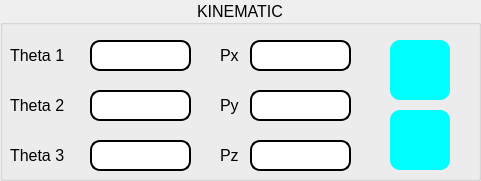
     <widget class="QGroupBox" name="groupBox_KINEMATIC">
      <property name="enabled">
       <bool>true</bool>
      </property>
      <property name="geometry">
       <rect>
        <x>250</x>
        <y>80</y>
        <width>481</width>
        <height>181</height>
       </rect>
      </property>
      <property name="maximumSize">
       <size>
        <width>16777210</width>
        <height>16777210</height>
       </size>
      </property>
      <property name="font">
       <font>
        <pointsize>12</pointsize>
        <weight>50</weight>
        <bold>false</bold>
       </font>
      </property>
      <property name="layoutDirection">
       <enum>Qt::LeftToRight</enum>
      </property>
      <property name="title">
       <string>KINEMATIC</string>
      </property>
      <property name="alignment">
       <set>Qt::AlignCenter</set>
      </property>
      <property name="flat">
       <bool>false</bool>
      </property>
      <property name="checkable">
       <bool>false</bool>
      </property>
      <widget class="QPushButton" name="pushButton_FK">
       <property name="geometry">
        <rect>
         <x>390</x>
         <y>40</y>
         <width>60</width>
         <height>60</height>
        </rect>
       </property>
       <property name="font">
        <font>
         <pointsize>12</pointsize>
        </font>
       </property>
       <property name="styleSheet">
        <string notr="true">QPushButton{
border-radius: 10px;
background-color: #00ffff;
}

QPushButton:pressed {
    padding-top: 5px;
    padding-left: 5px;
}
</string>
       </property>
       <property name="text">
        <string/>
       </property>
       <property name="icon">
        <iconset>
         <normaloff>../Icon/Forward.png</normaloff>../Icon/Forward.png</iconset>
       </property>
       <property name="iconSize">
        <size>
         <width>50</width>
         <height>50</height>
        </size>
       </property>
      </widget>
      <widget class="QLabel" name="label_19">
       <property name="geometry">
        <rect>
         <x>10</x>
         <y>40</y>
         <width>81</width>
         <height>31</height>
        </rect>
       </property>
       <property name="font">
        <font>
         <pointsize>12</pointsize>
        </font>
       </property>
       <property name="text">
        <string>&lt;html&gt;&lt;head/&gt;&lt;body&gt;&lt;p&gt;Theta 1&lt;/p&gt;&lt;/body&gt;&lt;/html&gt;</string>
       </property>
      </widget>
      <widget class="QLabel" name="label_4">
       <property name="geometry">
        <rect>
         <x>220</x>
         <y>40</y>
         <width>31</width>
         <height>31</height>
        </rect>
       </property>
       <property name="font">
        <font>
         <pointsize>12</pointsize>
        </font>
       </property>
       <property name="text">
        <string>&lt;html&gt;&lt;head/&gt;&lt;body&gt;&lt;p&gt;Px&lt;/p&gt;&lt;/body&gt;&lt;/html&gt;</string>
       </property>
      </widget>
      <widget class="QLineEdit" name="lineEdit_theta3">
       <property name="geometry">
        <rect>
         <x>90</x>
         <y>140</y>
         <width>101</width>
         <height>31</height>
        </rect>
       </property>
       <property name="font">
        <font>
         <pointsize>12</pointsize>
        </font>
       </property>
       <property name="styleSheet">
        <string notr="true">QLineEdit{
border: 2px solid rgb(0, 0, 0);
border-radius: 10px;
}</string>
       </property>
       <property name="text">
        <string/>
       </property>
      </widget>
      <widget class="QLineEdit" name="lineEdit_theta2">
       <property name="geometry">
        <rect>
         <x>90</x>
         <y>90</y>
         <width>101</width>
         <height>31</height>
        </rect>
       </property>
       <property name="font">
        <font>
         <pointsize>12</pointsize>
        </font>
       </property>
       <property name="styleSheet">
        <string notr="true">QLineEdit{
border: 2px solid rgb(0, 0, 0);
border-radius: 10px;
}</string>
       </property>
       <property name="text">
        <string/>
       </property>
      </widget>
      <widget class="QLineEdit" name="lineEdit_theta1">
       <property name="geometry">
        <rect>
         <x>90</x>
         <y>40</y>
         <width>101</width>
         <height>31</height>
        </rect>
       </property>
       <property name="font">
        <font>
         <pointsize>12</pointsize>
        </font>
       </property>
       <property name="styleSheet">
        <string notr="true">QLineEdit{
border: 2px solid rgb(0, 0, 0);
border-radius: 10px;
}</string>
       </property>
       <property name="text">
        <string/>
       </property>
       <property name="placeholderText">
        <string/>
       </property>
      </widget>
      <widget class="QLineEdit" name="lineEdit_Px">
       <property name="geometry">
        <rect>
         <x>250</x>
         <y>40</y>
         <width>101</width>
         <height>31</height>
        </rect>
       </property>
       <property name="font">
        <font>
         <pointsize>12</pointsize>
        </font>
       </property>
       <property name="styleSheet">
        <string notr="true">QLineEdit{
border: 2px solid rgb(0, 0, 0);
border-radius: 10px;
}</string>
       </property>
       <property name="text">
        <string/>
       </property>
      </widget>
      <widget class="QLabel" name="label_21">
       <property name="geometry">
        <rect>
         <x>10</x>
         <y>140</y>
         <width>81</width>
         <height>31</height>
        </rect>
       </property>
       <property name="font">
        <font>
         <pointsize>12</pointsize>
        </font>
       </property>
       <property name="text">
        <string>&lt;html&gt;&lt;head/&gt;&lt;body&gt;&lt;p&gt;Theta 3&lt;/p&gt;&lt;/body&gt;&lt;/html&gt;</string>
       </property>
      </widget>
      <widget class="QLabel" name="label_20">
       <property name="geometry">
        <rect>
         <x>10</x>
         <y>90</y>
         <width>81</width>
         <height>31</height>
        </rect>
       </property>
       <property name="font">
        <font>
         <pointsize>12</pointsize>
        </font>
       </property>
       <property name="text">
        <string>&lt;html&gt;&lt;head/&gt;&lt;body&gt;&lt;p&gt;Theta 2&lt;/p&gt;&lt;/body&gt;&lt;/html&gt;</string>
       </property>
      </widget>
      <widget class="QLabel" name="label_5">
       <property name="geometry">
        <rect>
         <x>220</x>
         <y>140</y>
         <width>31</width>
         <height>31</height>
        </rect>
       </property>
       <property name="font">
        <font>
         <pointsize>12</pointsize>
        </font>
       </property>
       <property name="text">
        <string>&lt;html&gt;&lt;head/&gt;&lt;body&gt;&lt;p&gt;Pz&lt;/p&gt;&lt;/body&gt;&lt;/html&gt;</string>
       </property>
      </widget>
      <widget class="QLineEdit" name="lineEdit_Pz">
       <property name="geometry">
        <rect>
         <x>250</x>
         <y>140</y>
         <width>101</width>
         <height>31</height>
        </rect>
       </property>
       <property name="font">
        <font>
         <pointsize>12</pointsize>
        </font>
       </property>
       <property name="styleSheet">
        <string notr="true">QLineEdit{
border: 2px solid rgb(0, 0, 0);
border-radius: 10px;
}</string>
       </property>
       <property name="text">
        <string/>
       </property>
      </widget>
      <widget class="QLabel" name="label_6">
       <property name="geometry">
        <rect>
         <x>220</x>
         <y>90</y>
         <width>31</width>
         <height>31</height>
        </rect>
       </property>
       <property name="font">
        <font>
         <pointsize>12</pointsize>
        </font>
       </property>
       <property name="text">
        <string>&lt;html&gt;&lt;head/&gt;&lt;body&gt;&lt;p&gt;Py&lt;/p&gt;&lt;/body&gt;&lt;/html&gt;</string>
       </property>
      </widget>
      <widget class="QLineEdit" name="lineEdit_Py">
       <property name="geometry">
        <rect>
         <x>250</x>
         <y>90</y>
         <width>101</width>
         <height>31</height>
        </rect>
       </property>
       <property name="font">
        <font>
         <pointsize>12</pointsize>
        </font>
       </property>
       <property name="styleSheet">
        <string notr="true">QLineEdit{
border: 2px solid rgb(0, 0, 0);
border-radius: 10px;
}</string>
       </property>
       <property name="text">
        <string/>
       </property>
      </widget>
      <widget class="QPushButton" name="pushButton_IK">
       <property name="geometry">
        <rect>
         <x>390</x>
         <y>110</y>
         <width>60</width>
         <height>60</height>
        </rect>
       </property>
       <property name="font">
        <font>
         <pointsize>12</pointsize>
        </font>
       </property>
       <property name="styleSheet">
        <string notr="true">QPushButton{
border-radius: 10px;
background-color: #00ffff;
}

QPushButton:pressed {
    padding-top: 5px;
    padding-left: 5px;
}
</string>
       </property>
       <property name="text">
        <string/>
       </property>
       <property name="icon">
        <iconset>
         <normaloff>../Icon/Inverse.png</normaloff>../Icon/Inverse.png</iconset>
       </property>
       <property name="iconSize">
        <size>
         <width>50</width>
         <height>50</height>
        </size>
       </property>
       <property name="flat">
        <bool>false</bool>
       </property>
      </widget>
     </widget>
